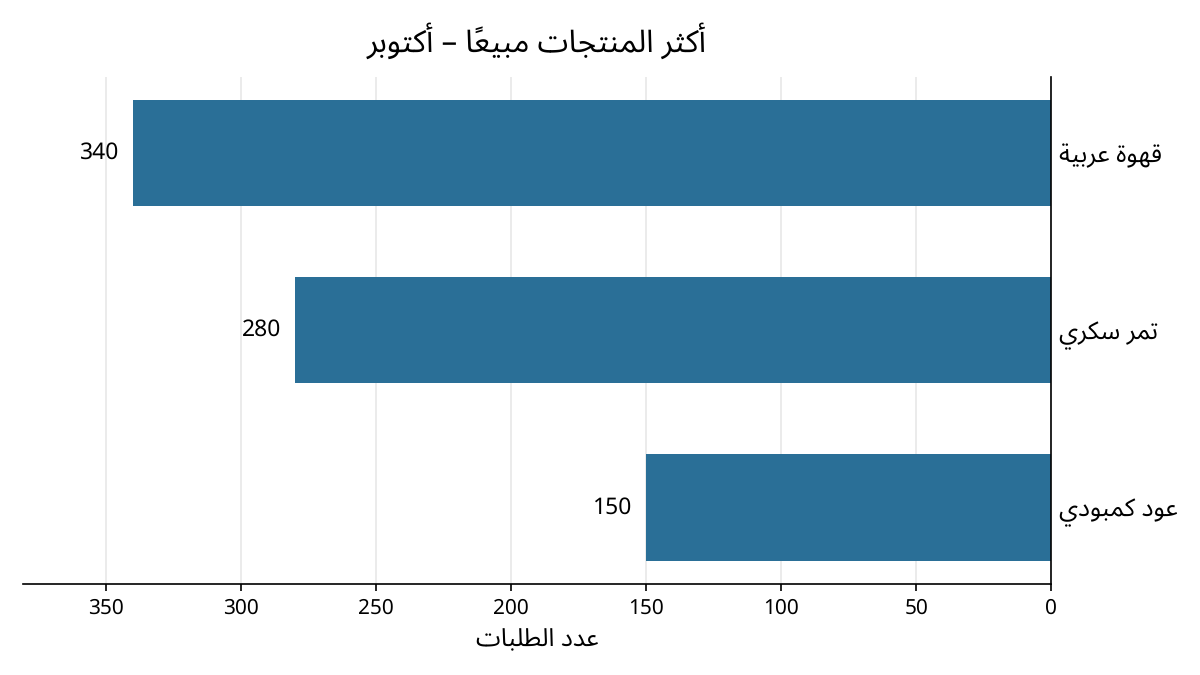

Here is the Python script that generated this plot:
import matplotlib
matplotlib.use("Agg")
import matplotlib.pyplot as plt
from matplotlib import font_manager
import arabic_reshaper
from bidi.algorithm import get_display

_rs = arabic_reshaper.ArabicReshaper(configuration={"delete_harakat": False})

def ar(t):
    # matplotlib 3.10 has no Arabic shaping/bidi: reshape + reorder manually
    return get_display(_rs.reshape(t))

plt.rcParams["font.family"] = "Noto Sans Arabic"

products = ["قهوة عربية", "تمر سكري", "عود كمبودي"]
values = [340, 280, 150]

fig, ax = plt.subplots(figsize=(8, 4.5), dpi=150)
# largest at top
bars = ax.barh([ar(p) for p in products][::-1], values[::-1], color="#2a6f97", height=0.6)
ax.set_title(ar("أكثر المنتجات مبيعًا – أكتوبر"), fontsize=15, pad=12)
ax.set_xlabel(ar("عدد الطلبات"), fontsize=12)
# RTL layout: bars grow leftward, category labels on the right
ax.invert_xaxis()
ax.yaxis.tick_right()
ax.tick_params(axis="y", length=0, labelsize=12)
for b, v in zip(bars, values[::-1]):
    ax.text(b.get_width() + 5, b.get_y() + b.get_height()/2, str(v),
            va="center", ha="right", fontsize=11)
ax.set_xlim(max(values) * 1.12, 0)
for s in ("top", "left"):
    ax.spines[s].set_visible(False)
ax.grid(axis="x", alpha=0.3)
ax.set_axisbelow(True)
fig.tight_layout()
fig.savefig("chart.png")
